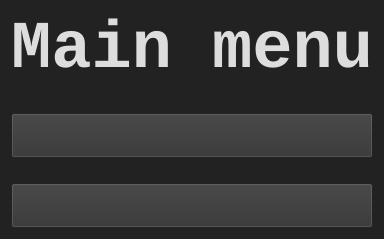
<?xml version="1.0" encoding="UTF-8"?>
<ui version="4.0">
    <class>Menu</class>
    <widget class="QWidget" name="Menu">
        <property name="styleSheet">
            <string notr="true">
                background-color: #222222;
                color: #222222;
            </string>
        </property>
        <layout class="QVBoxLayout" name="verticalLayout">
            <property name="spacing">
                <number>25</number>
            </property>
            <property name="alignment">
                <set>Qt::AlignCenter</set>
            </property>
            <item>
                <widget class="QLabel" name="title">
                    <property name="text">
                        <string>Main menu</string>
                    </property>
                    <property name="alignment">
                        <set>Qt::AlignCenter</set>
                    </property>
                    <property name="font">
                        <font>
                            <family>monospace</family>
                            <pointsize>50</pointsize>
                            <bold>true</bold>
                        </font>
                    </property>
                    <property name="styleSheet">
                        <string notr="true">
                            color: #dddddd;
                        </string>
                    </property>
                </widget>
            </item>
            <item>
                <widget class="QPushButton" name="startButton">
                    <property name="styleSheet">
                        <string notr="true">
                            color: #dddddd;
                            background-color: #333333;
                        </string>
                    </property>
                    <property name="font">
                        <font>
                            <family>monospace</family>
                            <pointsize>24</pointsize>
                        </font>
                    </property>
                </widget>
            </item>
            <item>
                <widget class="QPushButton" name="quitButton">
                    <property name="styleSheet">
                        <string notr="true">
                            color: #dddddd;
                            background-color: #333333;
                        </string>
                    </property>
                    <property name="font">
                        <font>
                            <family>monospace</family>
                            <pointsize>24</pointsize>
                        </font>
                    </property>
                </widget>
            </item>
        </layout>
    </widget>
    <resources />
    <connections />
</ui>
